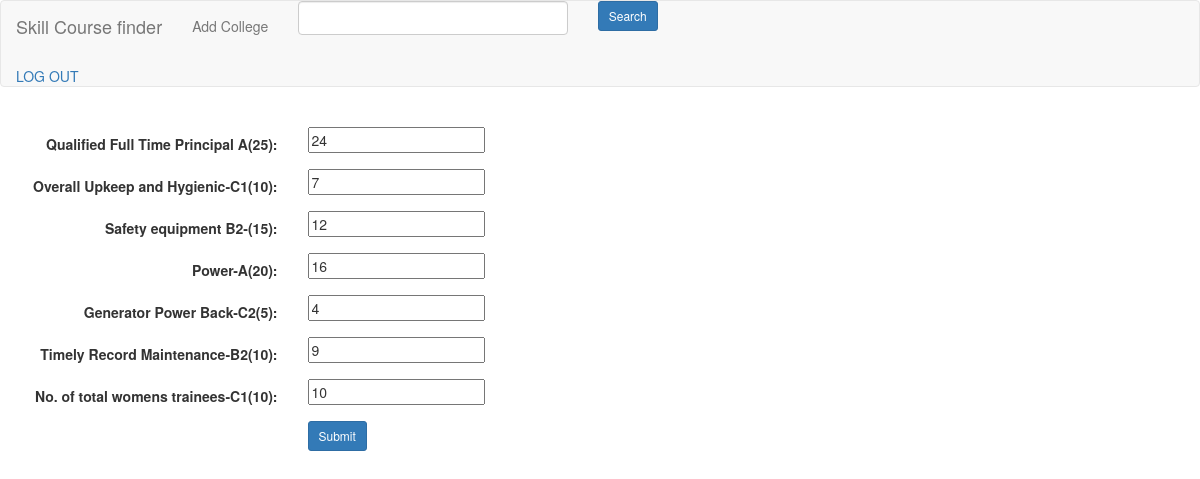
The page /php/ratinginfo.php?var=PU27000192 on the database its author committed.
### tables this page shows
CREATE TABLE `collegerating` (
  `College_Code` varchar(100) NOT NULL,
  `A_25` varchar(100) NOT NULL,
  `C1_10` varchar(100) NOT NULL,
  `B2_15` varchar(100) NOT NULL,
  `A_20` varchar(100) NOT NULL,
  `C2_5` varchar(100) NOT NULL,
  `B2_10` varchar(100) NOT NULL,
  `C1_10(1)` varchar(100) NOT NULL,
  `Rating` varchar(100) NOT NULL
);

### php/ratinginfo.php (the view, shortened to what this page needs)
<?php
include('header.php');
$id = $_GET['var'];
$q = mysql_query("select * from collegerating where College_Code = '$id'");
$row = mysql_fetch_array($q);
?>
<html>
<head>
<body>
<form class="form-horizontal">
<br>
          <div class="form-group">
            <label class="col-sm-3 control-label" for="A25">Qualified Full Time Principal A(25):</label>
              <div class="col-sm-3"><input type="text" required value="<?php echo $row ['A_25']; ?>" id="A25" name="A25">
          </div></div>
          <div class="form-group">
            <label class="col-sm-3 control-label" for="C110">Overall Upkeep and Hygienic-C1(10):</label>
              <div class="col-sm-3"><input type="text" required value="<?php echo $row ['C1_10']; ?>" id="C110" name = "C110">
          </div> </div>
          <div class="form-group">
            <label class="col-sm-3 control-label" for="B215">Safety equipment B2-(15):</label>
              <div class="col-sm-3"><input type="text" required value="<?php echo $row ['B2_15']; ?>" id="B215" name = "B215">
          </div> </div>
          <div class="form-group">
            <label class="col-sm-3 control-label" for="A20">Power-A(20):</label>
              <div class="col-sm-3"><input type="text" required value="<?php echo $row ['A_20']; ?>" id="A20" name = "A20">
          </div> </div>
          <div class="form-group">
            <label class="col-sm-3 control-label" for="C25">Generator Power Back-C2(5):</label>
              <div class="col-sm-3"><input type="text" required value="<?php echo $row ['C2_5']; ?>" id="C25" name=  "C25">
          </div> </div>
          <div class="form-group">
            <label class="col-sm-3 control-label" for="B210">Timely Record Maintenance-B2(10):</label>
              <div class="col-sm-3"><input type="text" required value="<?php echo $row ['B2_10']; ?>" id="B210" name = "B210">
          </div> </div>
          <div class="form-group">
            <label class="col-sm-3 control-label" for="C110_2">No. of total womens trainees-C1(10):</label>
              <div class="col-sm-3"><input type="text" required value="<?php echo $row ['C1_10(1)']; ?>" id="C110_2" name = "C110_2">
          </div> </div>
          <div class="form-group">
     <label class="col-sm-3 control-label">&nbsp;</label>
        <div class="col-sm-6">
             <input type="submit" name="editrating" class="btn btn-sm btn-primary" value="Submit">
        </div>
  </div>
        </form>
</body>
</head>
</html>

### rows shown on the page
collegerating: A25 "24", C110 "7", B215 "12", A20 "16", C25 "4", B210 "9", C110_2 "10"
